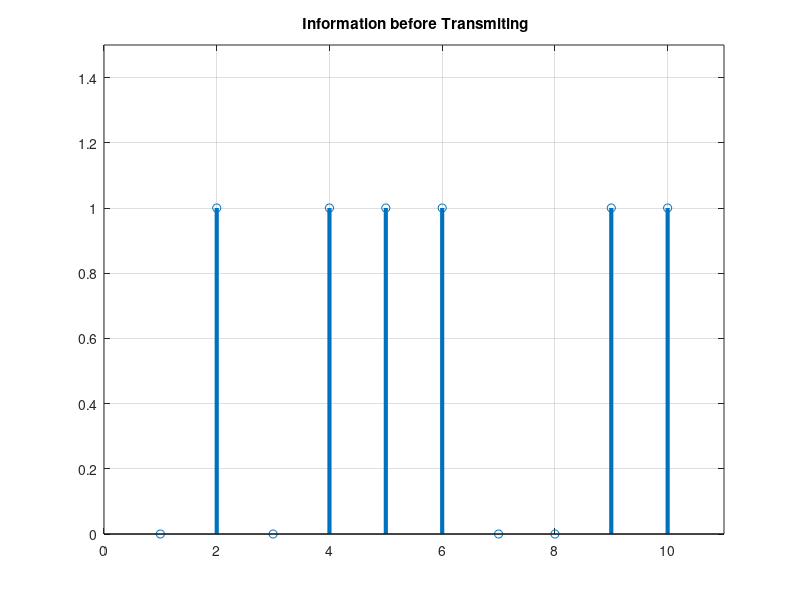
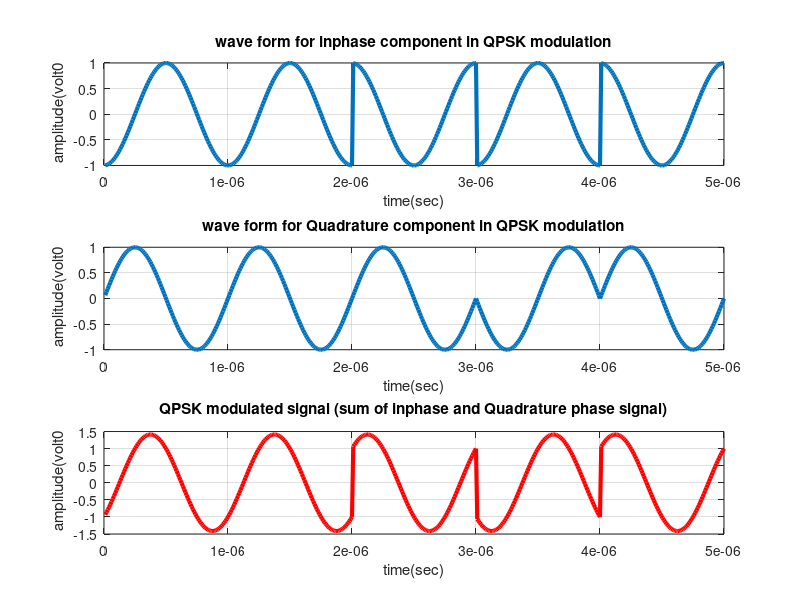
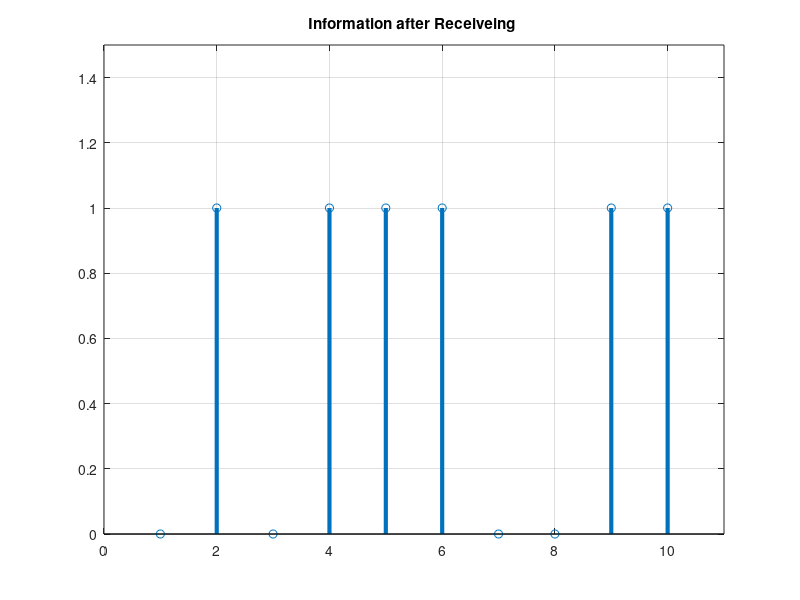

These figures' MATLAB source, in order:
%XXXXXXXXXXXXXXXXXXXXXXXXXXXXXXXXXXXXXXXXXXXXXXXXXXXXXXXXXXXXXXXXXXXXXXXXXX
%XXXX QPSK Modulation and Demodulation without consideration of noise XXXX
%XXXXXXXXXXXXXXXXXXXXXXXXXXXXXXXXXXXXXXXXXXXXXXXXXXXXXXXXXXXXXXXXXXXXXXXXXX


clc;
clear all;
close all;
data=[0 1 0 1 1 1 0 0 1 1]; % information

%Number_of_bit=1024;
%data=randint(Number_of_bit,1);

figure(1)
stem(data, 'linewidth',3), grid on;
title('  Information before Transmiting ');
axis([ 0 11 0 1.5]);

data_NZR=2*data-1; % Data Represented at NZR form for QPSK modulation
s_p_data=reshape(data_NZR,2,length(data)/2);  % S/P convertion of data


br=10.^6; %Let us transmission bit rate  1000000
f=br; % minimum carrier frequency
T=1/br; % bit duration
t=T/99:T/99:T; % Time vector for one bit information



% XXXXXXXXXXXXXXXXXXXXXXX QPSK modulation  XXXXXXXXXXXXXXXXXXXXXXXXXXXXXXXXX
y=[];
y_in=[];
y_qd=[];
for(i=1:length(data)/2)
    y1=s_p_data(1,i)*cos(2*pi*f*t); % inphase component
    y2=s_p_data(2,i)*sin(2*pi*f*t) ;% Quadrature component
    y_in=[y_in y1]; % inphase signal vector
    y_qd=[y_qd y2]; %quadrature signal vector
    y=[y y1+y2]; % modulated signal vector
end
Tx_sig=y; % transmitting signal after modulation
tt=T/99:T/99:(T*length(data))/2;

figure(2)

subplot(3,1,1);
plot(tt,y_in,'linewidth',3), grid on;
title(' wave form for inphase component in QPSK modulation ');
xlabel('time(sec)');
ylabel(' amplitude(volt0');

subplot(3,1,2);
plot(tt,y_qd,'linewidth',3), grid on;
title(' wave form for Quadrature component in QPSK modulation ');
xlabel('time(sec)');
ylabel(' amplitude(volt0');


subplot(3,1,3);
plot(tt,Tx_sig,'r','linewidth',3), grid on;
title('QPSK modulated signal (sum of inphase and Quadrature phase signal)');
xlabel('time(sec)');
ylabel(' amplitude(volt0');




% XXXXXXXXXXXXXXXXXXXXXXXXXXXX QPSK demodulation XXXXXXXXXXXXXXXXXXXXXXXXXX
Rx_data=[];
Rx_sig=Tx_sig; % Received signal
for(i=1:1:length(data)/2)

    %%XXXXXX inphase coherent dector XXXXXXX
    Z_in=Rx_sig((i-1)*length(t)+1:i*length(t)).*cos(2*pi*f*t); 
    % above line indicat multiplication of received & inphase carred signal
    
    Z_in_intg=(trapz(t,Z_in))*(2/T);% integration using trapizodial rull
    if(Z_in_intg>0) % Decession Maker
        Rx_in_data=1;
    else
       Rx_in_data=0; 
    end
    
    %%XXXXXX Quadrature coherent dector XXXXXX
    Z_qd=Rx_sig((i-1)*length(t)+1:i*length(t)).*sin(2*pi*f*t);
    %above line indicat multiplication ofreceived & Quadphase carred signal
    
    Z_qd_intg=(trapz(t,Z_qd))*(2/T);%integration using trapizodial rull
        if (Z_qd_intg>0)% Decession Maker
        Rx_qd_data=1;
        else
       Rx_qd_data=0; 
        end
        
        
        Rx_data=[Rx_data  Rx_in_data  Rx_qd_data]; % Received Data vector
end


figure(3)
stem(Rx_data,'linewidth',3) 
title('Information after Receiveing ');
axis([ 0 11 0 1.5]), grid on;


% XXXXXXXXXXXXXXXXXXXXXXXXX    end of program    XXXXXXXXXXXXXXXXXXXXXXXXXX
    

